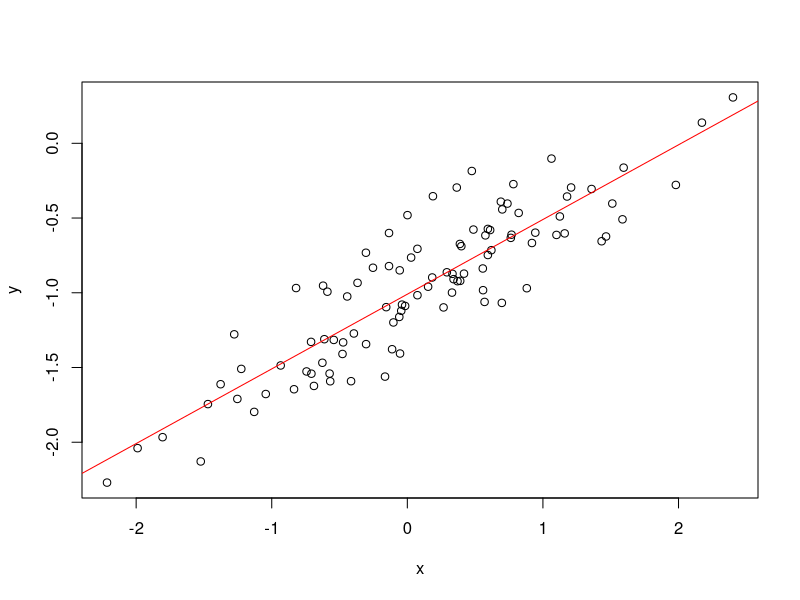

Source code (R): (Note: this script raises an error after producing the figure.)
set.seed(1)


x = rnorm(n = 100, mean = 0, sd = 1)
eps = rnorm(100, mean = 0, sd = 0.25)

y = -1 + 0.5*x + eps # true f
summary(y)

# X vs Y has a positive correlation
plot(x, y)

# Fit least squares model
lm.fit = lm(y ~ x) # estimated f
abline(lm.fit, col="red")
legend(x, y, legend = "test", col="red")
?legend
